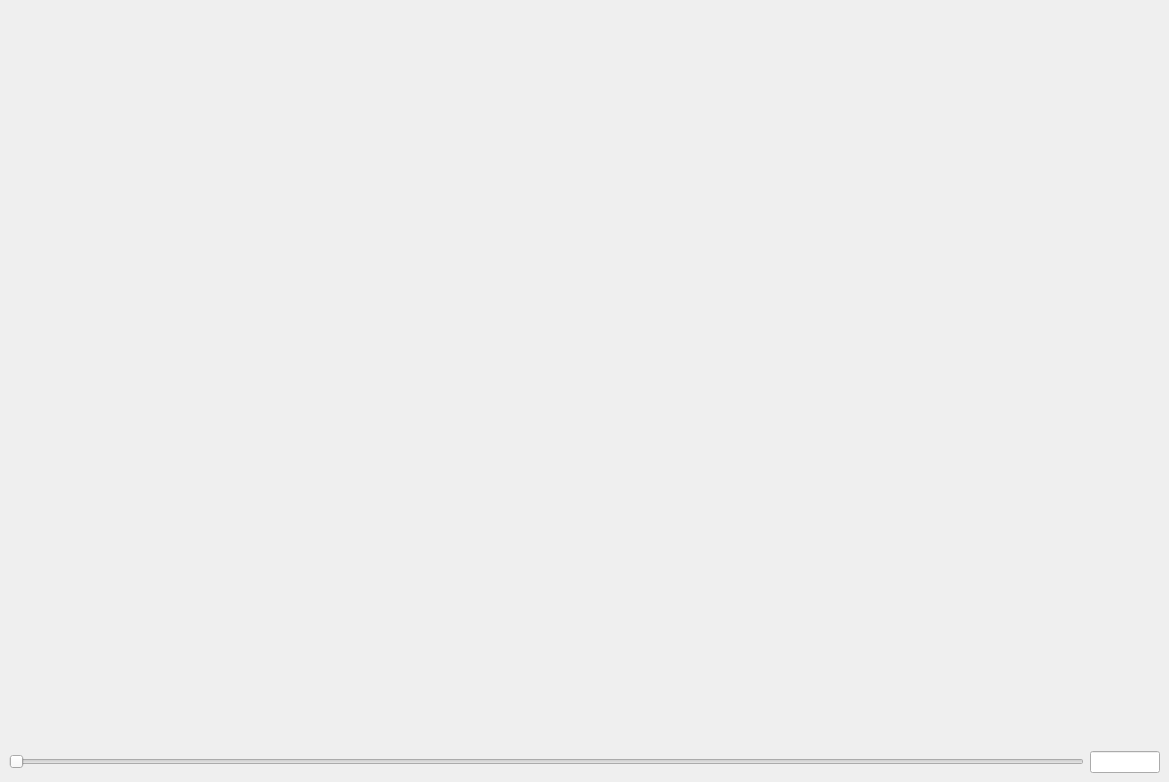
<?xml version="1.0" encoding="UTF-8"?>
<ui version="4.0">
 <class>MainWindow</class>
 <widget class="QMainWindow" name="MainWindow">
  <property name="geometry">
   <rect>
    <x>0</x>
    <y>0</y>
    <width>1169</width>
    <height>782</height>
   </rect>
  </property>
  <property name="windowTitle">
   <string>Conflict map</string>
  </property>
  <widget class="QWidget" name="centralwidget">
   <layout class="QVBoxLayout" name="verticalLayout">
    <item>
     <widget class="QWidget" name="widget" native="true">
      <property name="sizePolicy">
       <sizepolicy hsizetype="Expanding" vsizetype="Expanding">
        <horstretch>0</horstretch>
        <verstretch>0</verstretch>
       </sizepolicy>
      </property>
      <zorder>horizontalSlider</zorder>
      <zorder>lineEdit</zorder>
     </widget>
    </item>
    <item>
     <layout class="QHBoxLayout" name="horizontalLayout">
      <item>
       <widget class="QSlider" name="horizontalSlider">
        <property name="orientation">
         <enum>Qt::Horizontal</enum>
        </property>
       </widget>
      </item>
      <item>
       <widget class="QLineEdit" name="lineEdit">
        <property name="sizePolicy">
         <sizepolicy hsizetype="Minimum" vsizetype="Fixed">
          <horstretch>0</horstretch>
          <verstretch>0</verstretch>
         </sizepolicy>
        </property>
        <property name="minimumSize">
         <size>
          <width>0</width>
          <height>0</height>
         </size>
        </property>
        <property name="maximumSize">
         <size>
          <width>70</width>
          <height>16777215</height>
         </size>
        </property>
        <property name="maxLength">
         <number>4</number>
        </property>
        <property name="alignment">
         <set>Qt::AlignCenter</set>
        </property>
       </widget>
      </item>
     </layout>
    </item>
   </layout>
  </widget>
 </widget>
 <resources/>
 <connections/>
</ui>
